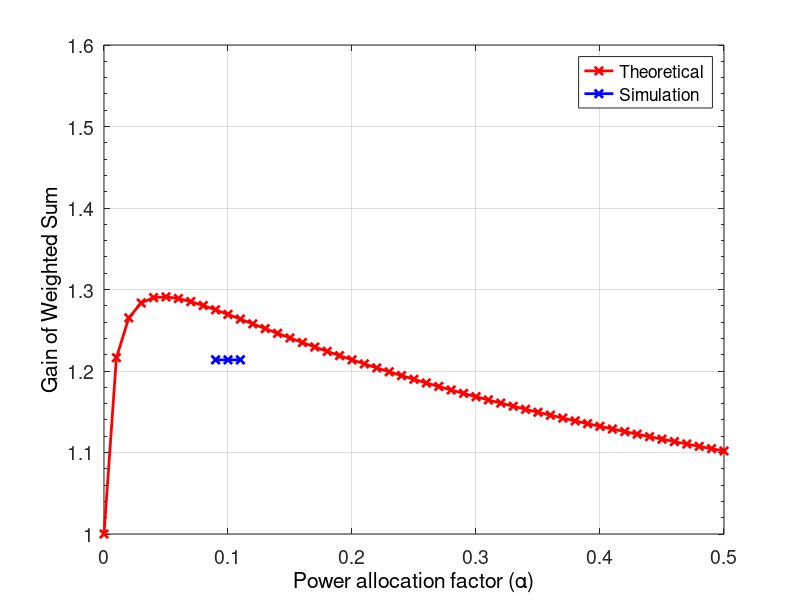

Write MATLAB code to recreate this figure.
%% ideal model plots
close all;
clear all;

Ps = 4;
N0 = 4e-15;
h1_list = [4.24591e-13];
h2_list = [1.86826e-14];
real_700to_1900 = [ 4.5 4.0 3.0 3.0 3.0 2.6 2.0 2.0 2.0 1.5 1.5 1.5 1.3];
real_rate = [1.213675];
color = hsv(length(h1_list));

fg= 1;
figure(fg);
for idx=1:length(h1_list)
    h1 = h1_list(idx);
    h2 = h2_list(idx);
    GRatio(idx) = h1/h2;
    fprintf('g1/g2 = %5.2f \n', h1/h2);
    alpha = 0.00:0.01:1.00;
    ratio = 4; %2
    
    % plot
    R1_max = log2(1+Ps*h1/ N0);
    R2_max = log2(1+Ps*h2/ N0);
    for i = 1:length(alpha)
        P1 = Ps * alpha(i); % user 1 near
        P2 = Ps * (1-alpha(i)); % user 2 far
        if (P2>=P1)
            R1(i) = log2(1+P1*h1 / N0);
            R2(i) = log2(1+P2*h2 / (P1*h2 + N0));
        end
    end
    line(0.00:0.01:0.50 ,R1/R1_max+R2/R2_max, 'Color',color(idx,:),'LineWidth',2,'Marker','x');
    hold on;
    plot([0.09 0.1 0.11], [1.213675 1.213675 1.213675],'Color','b','LineWidth',2,'Marker','x');
    hold on;
end
set(gca, 'yScale', 'linear',...
    'yMinorTick','on',...
    'yLim', [1 1.6]);
L = legend('Theoretical', 'Simulation');
set(L,'FontSize',14);
xlabel('Power allocation factor (\alpha)','FontSize',14,'Color','k');
ylabel('Gain of Weighted Sum','FontSize',14,'Color','k');
set(gca,'fontsize',14);
box on;
grid on;
saveas(gcf,'alphaVSgain','epsc');